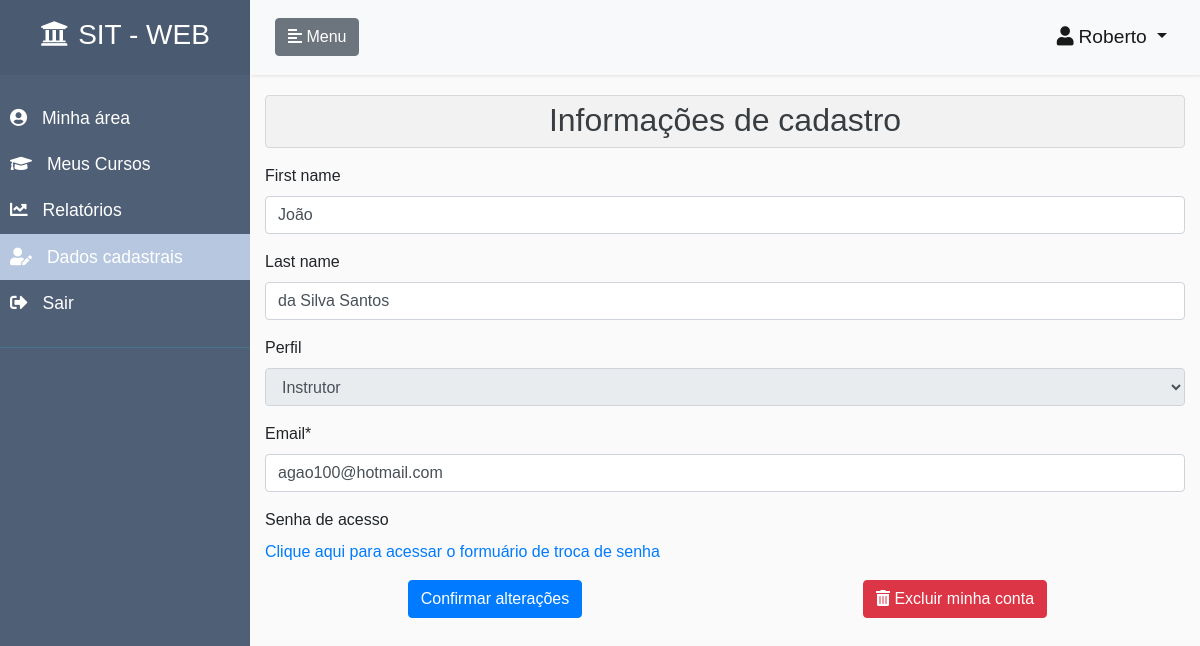
The page /accounts/edit/6 (signed in) on the database as committed earlier.
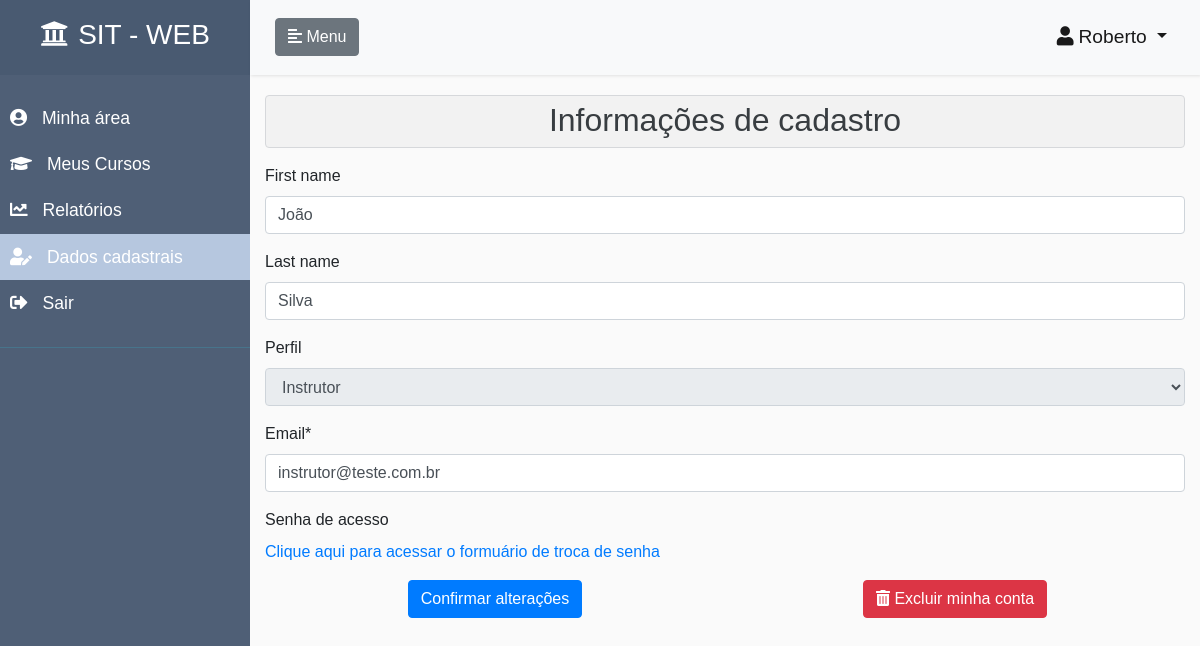
The same page on the database as committed later.
### accounts/models.py (models this page shows, shortened)
class CustomUser(AbstractUser):
    ALUNO = 1
    INSTRUTOR = 2
    ADMINISTRADOR = 3
    PERFIS = (
        (ALUNO, 'Aluno'),
        (INSTRUTOR, 'Instrutor'),
        (ADMINISTRADOR, 'Administrador'),
    )
    email = models.EmailField(unique=True)
    username = models.CharField(
        max_length=150,
        null=True,
        blank=True,
    )
    perfil = models.PositiveSmallIntegerField(
        choices=PERFIS,
        null=True,
        blank=True
    )
    REQUIRED_FIELDS = []
    USERNAME_FIELD = 'email'
    def tem_perfil_aluno(self):
        if self.perfil == self.ALUNO:
            return True
        return False
    def tem_perfil_instrutor(self):
        if self.perfil == self.INSTRUTOR:
            return True
        return False
    def tem_perfil_administrador(self):
        if self.perfil == self.ADMINISTRADOR or self.is_staff:
            return True
        return False

### accounts/views.py (the view)
# urls.py: path('edit/<int:id>', EditUserView, name='edituser'),
@login_required
def EditUserView(request, id):
    usuario = get_object_or_404(CustomUser, pk=id)
    form = CustomUserChangeForm(instance=usuario)
    perfil_aluno = False
    perfil_instrutor = False
    perfil_administrador = False
    menu_usuarios = False
    menu_dados_cadastrais = False
    if request.user.tem_perfil_aluno():
        perfil_aluno = True
        menu_dados_cadastrais = True
    if request.user.tem_perfil_administrador():
        perfil_administrador = True
        menu_usuarios = True
    if request.user.tem_perfil_instrutor():
        perfil_instrutor = True
        menu_dados_cadastrais = True
    form.fields['first_name'].widget.attrs['readonly'] = False
    form.fields['last_name'].widget.attrs['readonly'] = False
    form.fields['perfil'].widget.attrs['disabled'] = True
    if request.method == 'POST':
        perfil_usuario = usuario.perfil
        form = CustomUserChangeForm(request.POST, instance=usuario)
        if form.is_valid():
            usuario.perfil = perfil_usuario
            usuario.save()
            if perfil_administrador:
                return redirect("/accounts/lista-usuarios")
            else:
                if perfil_instrutor:
                    return redirect("/area-usuario")
                else:
                    return redirect("/area-usuario")
        else:
            return render(
                request,
                'editUser.html',
                {
                    'form': form,
                    'usuario': usuario,
                    'perfil_aluno': perfil_aluno,
                    'perfil_administrador': perfil_administrador,
                    'perfil_instrutor': perfil_instrutor,
                    'menu_meus_cursos': False,
                    'menu_cadastros': False,
                    'menu_relatorios': False,
                    'menu_usuarios': menu_usuarios,
                    'menu_dados_cadastrais': menu_dados_cadastrais,
                }
            )
    else:
        return render(
            request,
            'editUser.html',
            {
                'form': form,
                'usuario': usuario,
                'perfil_aluno': perfil_aluno,
                'perfil_administrador': perfil_administrador,
                'perfil_instrutor': perfil_instrutor,
                'menu_inicio': False,
                'menu_meus_cursos': False,
                'menu_cadastros': False,
                'menu_relatorios': False,
                'menu_usuarios': menu_usuarios,
                'menu_dados_cadastrais': menu_dados_cadastrais,
            }
        )

### accounts/forms.py
class CustomUserChangeForm(UserChangeForm):
    def __init__(self, *args, **kwargs):
        super(UserChangeForm, self).__init__(*args, **kwargs)
        instance = getattr(self, 'instance', None)
        if instance and instance.pk:
            self.fields['first_name'].widget.attrs['readonly'] = True
            self.fields['last_name'].widget.attrs['readonly'] = True
            self.fields['perfil'].widget.attrs['readonly'] = True
    password = None
    class Meta(UserChangeForm):
        model = CustomUser
        fields = ('first_name', 'last_name', 'perfil', 'email',)

### accounts/templates/editUser.html (shortened to what this page needs)
{% extends  'pagina-inicial.html' %}
{% load crispy_forms_tags %}
{% block content_page %}
    <div class="alert alert-secondary" role="alert" style="background-color: rgba(0,0,0,.03); padding: 0;">
        <h2 class="text-center" style="margin-top: 5px;">Informações de cadastro</h2>
    </div>
    <form method="post">
        {{ form|crispy }}
            {% if perfil_administrador == False or perfil_administrador == True and user == usuario%}
            <label>Senha de acesso</label>
            <p><a href="/accounts/password_change">Clique aqui para acessar o formuário de troca de senha</a></p>
            {% endif %}
        <div class="btn-toolbar justify-content-between" role="toolbar" aria-label="Toolbar with button groups">
            <div class="col text-center">
                <button type="submit" class="btn btn-primary" title="Salva as alterações realizadas">Confirmar alterações</button>
            </div>
            {% if perfil_administrador == False or perfil_administrador == True and user == usuario%}
            <div class="col text-center" id="cancela inscricao" style="margin-bottom: 5px;">
              <span class="btn btn-danger"  style="cursor: pointer;" id="botao-anterior" role="button" onclick="removeUsuario()" title="Exclui sua conta de usuário do sistema">
                  <i class="fas fa-trash-alt" ></i>
                   Excluir minha conta
              </span>
            </div>
            {% endif %}
        </div>
    </form>
 {% endblock %}

Rows that differ between the two databases and show on the page:
changed CustomUser "João": last_name "da Silva Santos" → "Silva"; email "agao100@hotmail.com" → "instrutor@teste.com.br"
